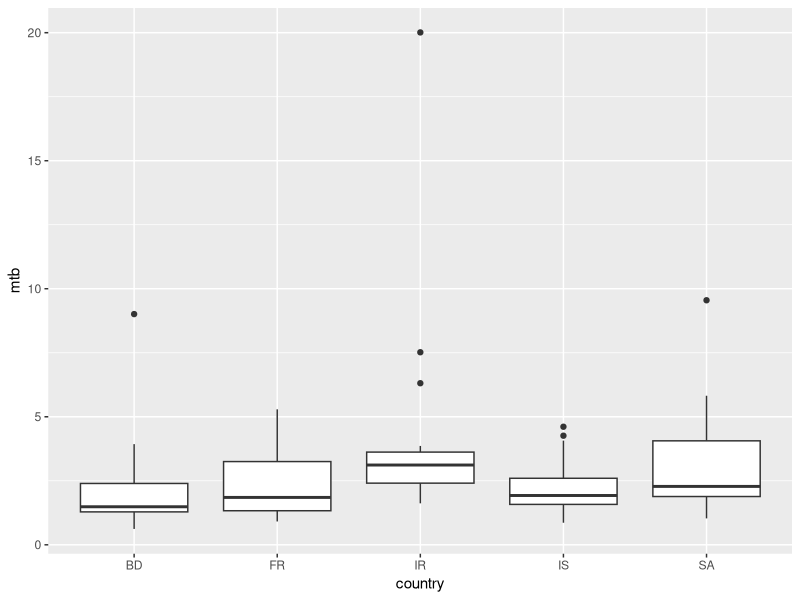
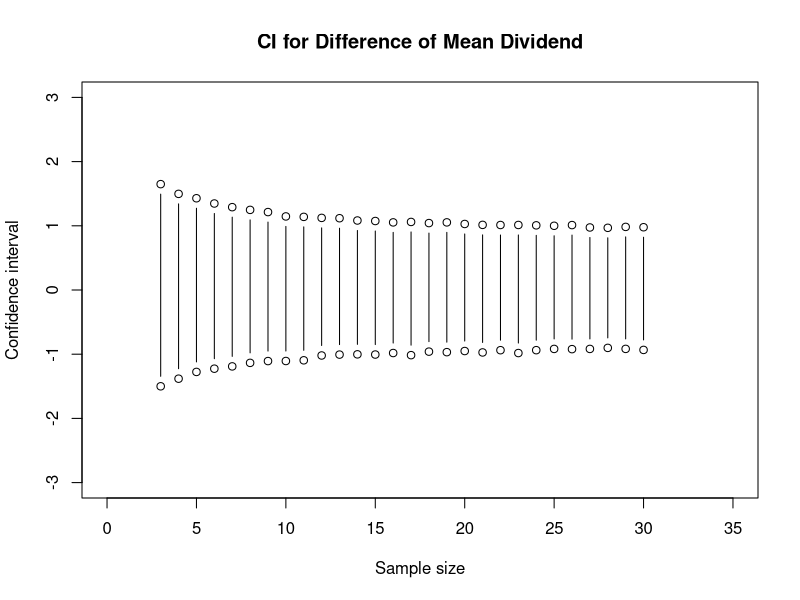

R code for these plots, in order:
## ---- chunk 1
knitr::opts_chunk$set(echo = TRUE, comment = "", fig.align = 'center', fig.height = 3, fig.width = 6, message = FALSE, warning = FALSE)
## ---- chunk 2
library(ggplot2)
library(dplyr)
## ---- chunk 3
# load data
companies <- read.delim("data/Companies.txt")
## ---- chunk 4
ggplot(companies) +
    geom_boxplot(aes(x = country, y = mtb))
## ---- chunk 5
m_mtb <- companies %>% 
    group_by(country) %>% 
    summarise(mean_mtb = mean(mtb, na.rm = TRUE),
              median_mtb = median(mtb, na.rm = TRUE))
m_mtb
## ---- chunk 6
m_mtb$ratio <- m_mtb$mean_mtb / m_mtb$median_mtb
m_mtb
## ---- chunk 7
v_mtb <- companies %>% 
    group_by(country) %>% 
    summarise(var_mtb = mean(mtb, na.rm = TRUE))
v_mtb
## ---- chunk 8
max(v_mtb$var_mtb) / min(v_mtb$var_mtb)
## ---- chunk 9
mtb_aov <- aov(mtb ~ country, data = companies)
anova(mtb_aov)
## ---- chunk 10
TukeyHSD(mtb_aov)
## ---- chunk 11
mtb_kw <- kruskal.test(mtb ~ country, data = companies)
mtb_kw
## ---- chunk 12
pairwise.wilcox.test(companies$mtb, companies$country, p.adjust.method = "bonf")
## ---- chunk 13
sub_comp <- companies %>% 
    filter(sector %in% c('AUTOMOBILES', 'CHEMICALS'))
## ---- chunk 14
var.test(dividend ~ sector, data = sub_comp)
## ---- chunk 15
t.test(dividend ~ sector, data = sub_comp, var.equal = TRUE)
## ---- chunk 16
wilcox.test(dividend ~ sector, exact = FALSE, data = sub_comp)
## ---- chunk 17
set.seed(20180323)
mean_diff <- sapply(1:10000, FUN = function(x) { 
    mean(sample(sub_comp[sub_comp$sector == 'AUTOMOBILES', 'dividend'], 10, replace = TRUE)) - 
    mean(sample(sub_comp[sub_comp$sector == 'CHEMICALS', 'dividend'], 10, replace = TRUE))})

summary(mean_diff)
## ---- chunk 18
set.seed(20180323)
plot(c(0, 35), c(-3, 3), type = "n", xlab = "Sample size", ylab = "Confidence interval", 
     main = "CI for Difference of Mean Dividend")
for (k in 3:30) {
    mean_diff <- sapply(1:10000, 
                        FUN = function(x) { 
mean(sample(sub_comp[sub_comp$sector == 'AUTOMOBILES', 'dividend'], k, replace = TRUE)) - 
mean(sample(sub_comp[sub_comp$sector == 'CHEMICALS', 'dividend'], 10, replace = TRUE))})
    
    points(c(k, k), quantile(mean_diff, c(0.025, 0.975)), type = "b")
}
